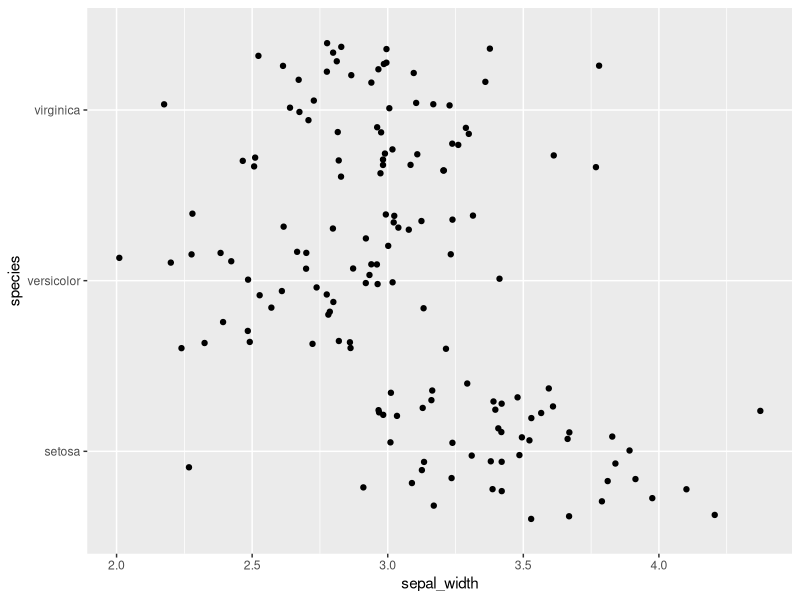
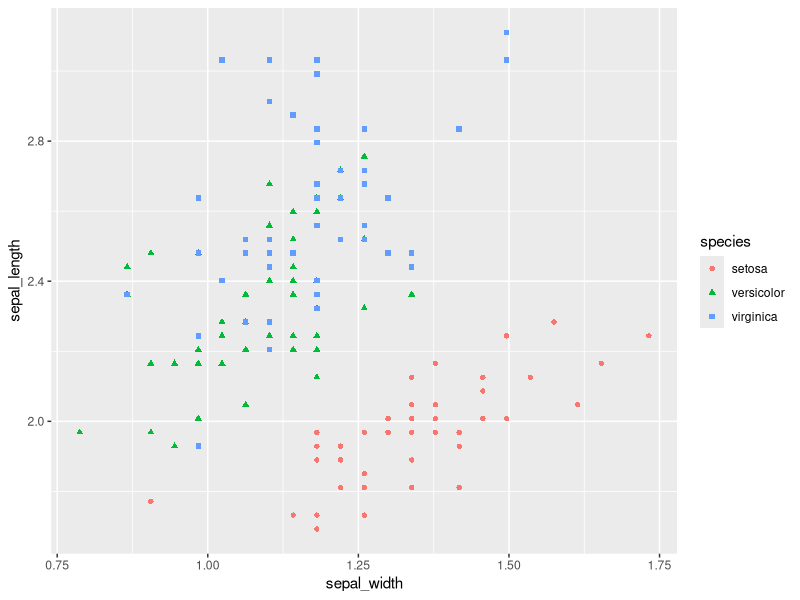
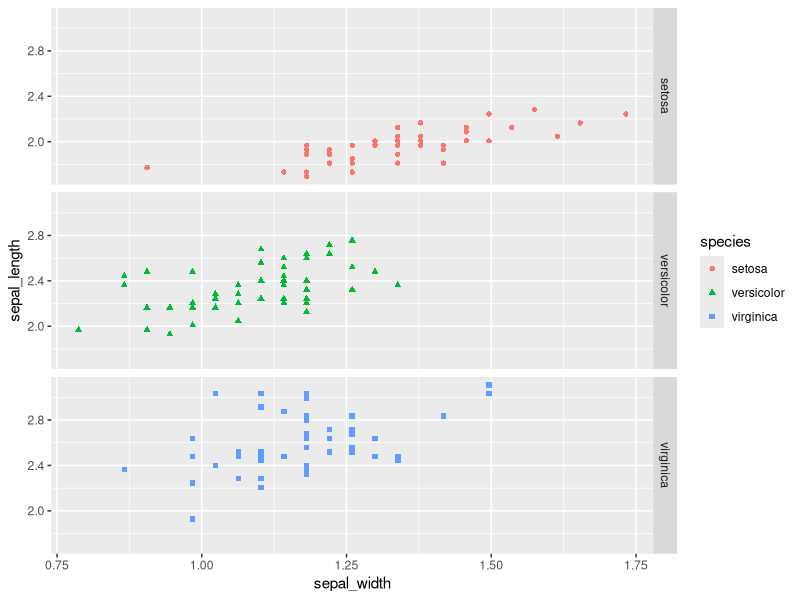

These charts were generated, in order, by the following R code: (Note: this script raises an error after producing the figures.)
## ---- chunk 1
knitr::opts_chunk$set(error = TRUE)
## ---- chunk 2
library(tidyverse)
## ---- chunk 3
mtcars
## ---- chunk 4
mtcars_2 <- mtcars %>%
  as_tibble(rownames = "model") %>%
  filter(cyl == 6) %>%
  select(model, hp, mpg) %>% 
  rename("Model"="model","Horsepower"="hp", "MPG"="mpg") %>%
  print()
## ---- chunk 5
knitr::kable(mtcars_2)
## ---- chunk 6
iris
## ---- chunk 7
iris_tidy <- iris %>%
  select("species"="Species",
         "sepal_length"="Sepal.Length", 
         "sepal_width"="Sepal.Width",
         "petal_length"="Petal.Length",
         "petal_width"="Petal.Width") %>%
  print()
  
## ---- chunk 8
iris_tidy %>%
  ggplot(aes(x = sepal_width, y = species)) +
    geom_jitter() 
## ---- chunk 9
iris_tidy_inches <- iris_tidy %>%
  mutate(sepal_length = sepal_length/2.54,
         sepal_width = sepal_width/2.54,
         petal_length = petal_length/2.54,
         petal_width = petal_width/2.54,) %>%
  print()
  
## ---- chunk 10
iris_tidy_inches %>%
  ggplot(aes(x = sepal_width, y = sepal_length)) +
    geom_point(aes(color = species, shape = species))
## ---- chunk 11
iris_tidy_inches %>%
  ggplot(aes(x = sepal_width, y = sepal_length)) +
    geom_point(aes(color = species, shape = species)) +
  facet_grid(rows = vars(species))
## ---- chunk 12
gapminder %>% 
  group_by(FILL_THIS_IN) %>% 
  FILL_THIS_IN(min_life = min(lifeExp))
## ---- chunk 13
psych::bfi %>%
  as_tibble() %>% 
  select(A1:A5) %>% 
  rowwise() %>% 
  mutate(A_mean = mean(c(A1, A2, A3, A4, A5), na.rm = TRUE)) %>% 
  ungroup()
## ---- chunk 14

## ---- chunk 15
psych::bfi %>% 
  as_tibble() %>% 
  select(A1:A5) %>% 
  mutate(A_min = pmin(A1, A2, A3, A4, A5))
## ---- chunk 16
psych::bfi %>% 
  as_tibble() %>% 
  select(A1:A5) %>% 
  mutate(A_mn = rowMeans(select(., A1:A5)),
         A_mn2 = rowMeans(select(., starts_with("A", ignore.case = FALSE))))
## ---- chunk 17
FILL_THIS_IN <-
  psych::bfi %>% 
  FILL_THIS_IN(FILL_THIS_IN)
## ---- chunk 18
FILL_THIS_IN %>% 
  FILL_THIS_IN(FILL_THIS_IN) %>% 
  FILL_THIS_IN(FILL_THIS_IN)
